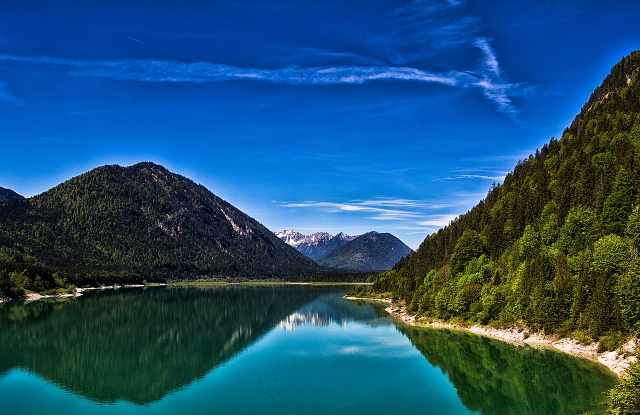
#> input picture watermark_output/watermarked.png, 1280 x 829 px (shown at 1/2 size)
$ python -i dwt.py   (imports and definitions only)
#> lines starting #> are read from the running program, lines starting #| are printed output that depends on the picture
import numpy as np
from PIL import Image
import pywt
import argparse

def preprocess_image(image_path):
#> called with image_path = '../watermark_output/watermarked.png'
    img = Image.open(image_path)
#> img is the input picture: PIL image 1280x829 RGBA; mean R, G, B, A 30.3, 80.2, 113.9, 255
    if img.mode == 'RGBA':
        img = img.convert('RGB')
#> img: PIL image 1280x829 RGB
    img = img.convert('L')
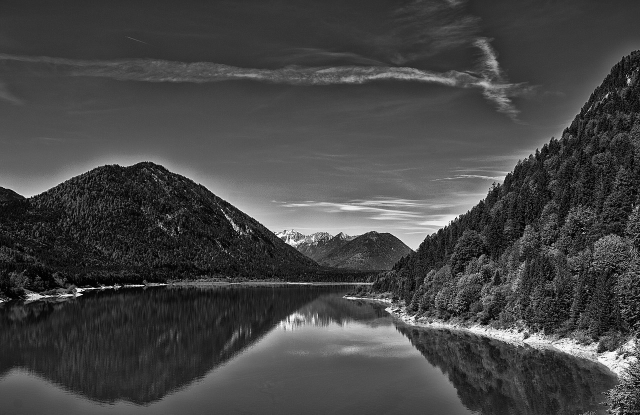
#> img: PIL image 1280x829 L (shown at 1/2 size); min 0, max 255, mean 69.1
    width, height = img.size
#> width = 1280; height = 829
    new_width = width - (width % 2)
#> new_width = 1280
    new_height = height - (height % 2)
#> new_height = 828
    if new_width != width or new_height != height:
        img = img.resize((new_width, new_height))
#> img: PIL image 1280x828 L
    return np.array(img)

def embed_watermark(img_array, text):
    coeffs = pywt.dwt2(img_array, 'haar')
    cA, (cH, cV, cD) = coeffs
    binary = ''.join(format(ord(c), '08b') for c in text)
    for i, bit in enumerate(binary):
        row, col = i // cD.shape[1], i % cD.shape[1]
        cD[row, col] += 0.1 if bit == '1' else -0.1
    watermarked = pywt.idwt2((cA, (cH, cV, cD)), 'haar')
    return np.uint8(np.clip(watermarked, 0, 255))

def extract_text(watermarked, original, text_len):
    _, (_, _, cD_w) = pywt.dwt2(watermarked, 'haar')
    _, (_, _, cD_o) = pywt.dwt2(original, 'haar')
    bits = ''
    for i in range(text_len * 8):
        row, col = i // cD_w.shape[1], i % cD_w.shape[1]
        bits += '1' if cD_w[row, col] > cD_o[row, col] else '0'
    return ''.join(chr(int(bits[i:i+8], 2)) for i in range(0, len(bits), 8))

def main():
    parser = argparse.ArgumentParser()
    parser.add_argument('--image', required=True)
    parser.add_argument('--text', required=True)
    parser.add_argument('--output', default='watermarked.png')
    args = parser.parse_args()

    img_array = preprocess_image(args.image)
    watermarked = embed_watermark(img_array, args.text)
    extracted = extract_text(watermarked, img_array, len(args.text))

    Image.fromarray(watermarked).save(args.output)
    print(f"Original text: {args.text}")
    print(f"Extracted text: {extracted}")

# [2 lines not run here, left out]

>>> result = preprocess_image('../watermark_output/watermarked.png')

$ run again, on watermark_output/input2.jpeg
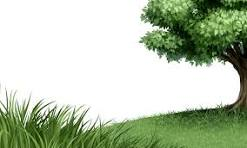
#> input picture watermark_output/input2.jpeg, 247 x 148 px
#> in preprocess_image, img is the input picture: PIL image 247x148 RGB; mean R, G, B 183.8, 197.2, 173.3
#> in preprocess_image, `img = img.convert('L')`:
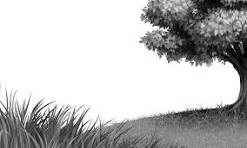
#> img: PIL image 247x148 L; min 0, max 255, mean 190.5
#> in preprocess_image, `img = img.resize((new_width, new_height))`:
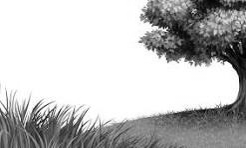
#> img: PIL image 246x148 L; min 0, max 255, mean 190.4
